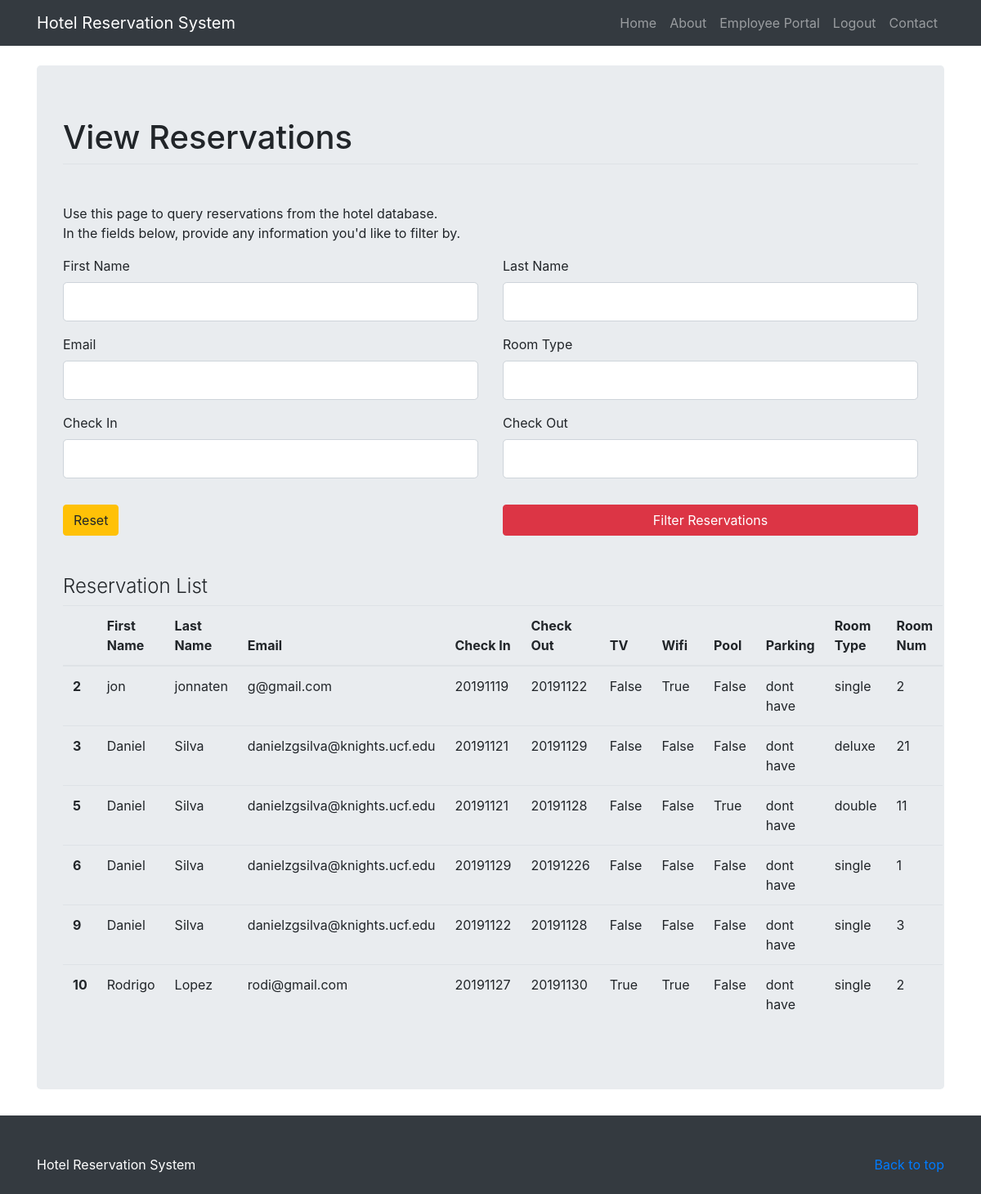
The app's page /view_reservations (signed in), older data.
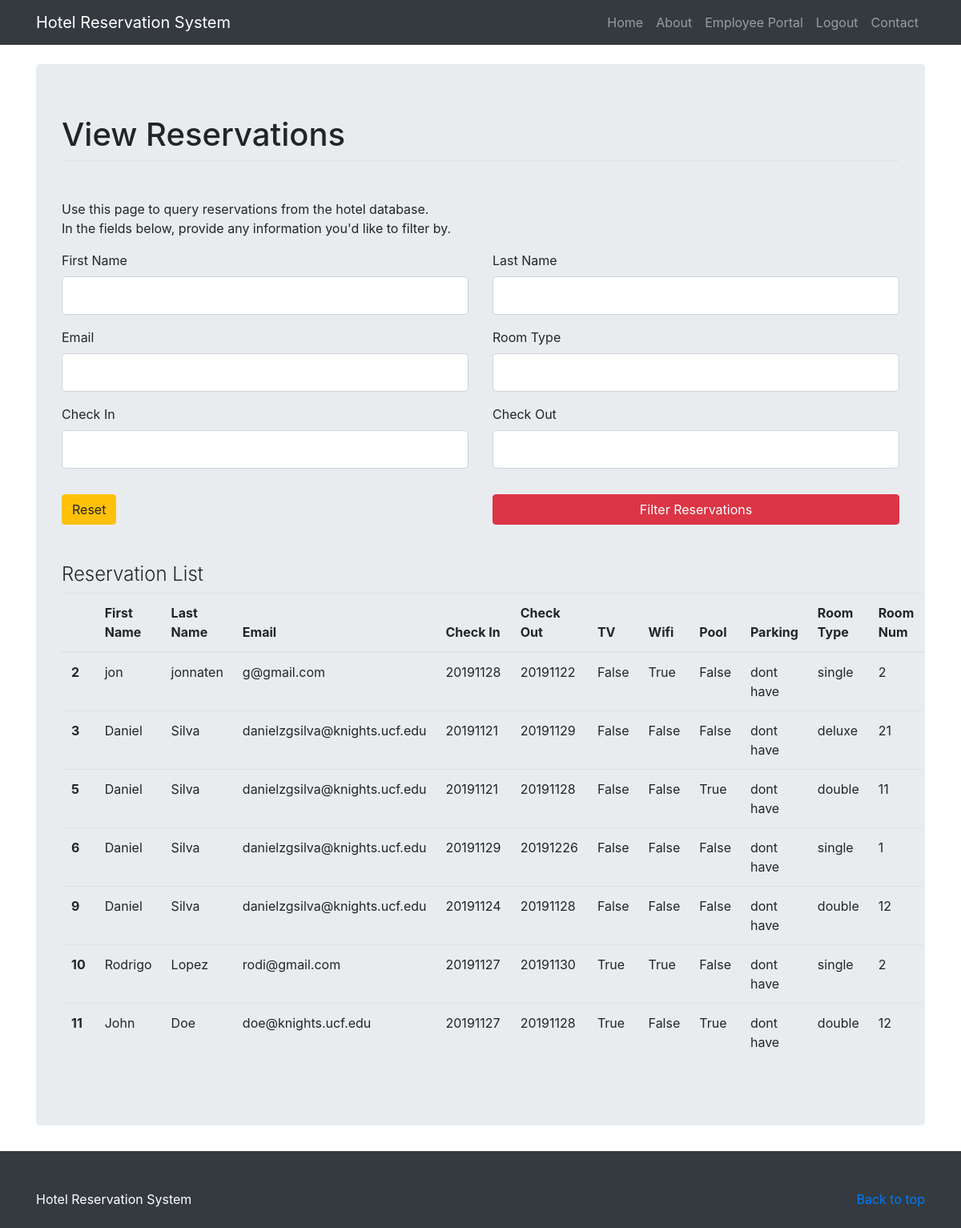
The same page, newer data.
### hotel_system/models.py (models this page shows, shortened)
class Reservation(db.Model):
    id = db.Column(db.Integer, primary_key=True)
    first_name = db.Column(db.String(120), nullable=False)
    last_name = db.Column(db.String(120), nullable=False)
    email = db.Column(db.String(120), nullable=False)
    phone = db.Column(db.String(12), nullable = False)
    date_created = db.Column(db.DateTime, nullable = False, default = datetime.utcnow)
    credit_card = db.Column(db.String(20), nullable = False)
    check_in = db.Column(db.Integer, nullable=False)
    check_out = db.Column(db.Integer, nullable=False)
    tv = db.Column(db.Boolean, nullable = False, default = False)
    wifi = db.Column(db.Boolean, nullable = False, default = False)
    pool = db.Column(db.Boolean, nullable = False, default = False)
    room_type = db.Column(db.String(6), nullable = False)
    room_num = db.Column(db.Integer)

### hotel_system/routes.py (the view, shortened to what this page needs)
@app.route('/view_reservations', methods=['GET', 'POST'])
@login_required
def view_reservations():
    form = ViewReservationsForm()
    reservations = Reservation.query.all()
    return render_template('view_reservations.html', title="Reservations", form=form, reservations = reservations)

### hotel_system/forms.py (shortened to what this page needs)
class ViewReservationsForm(FlaskForm):
    first_name = StringField('First Name')
    last_name = StringField('Last Name')
    email = StringField('Email', validators=[Email(), Optional()])
    room_type = StringField('Room Type')
    check_in = IntegerField('Check In', validators=[Optional()])
    check_out = IntegerField('Check Out', validators=[Optional()])
    submit = SubmitField('Filter Reservations')

### hotel_system/models.py (called while the page is built)
@login_manager.user_loader
def load_employee(employee_id):
    return Employee.query.get(int(employee_id))

### hotel_system/templates/view_reservations.html (shortened to what this page needs)
{% extends "layout.html" %}
{% block content %}
<body>
    <main role="main">
        <div class="container"><br>
             <div class="jumbotron center">
         		<form action="" method="POST">
         			<fieldset class="form-group">
                <legend class ="border-bottom mb-4"><h1>View Reservations</h1></legend><br>
                    <p>Use this page to query reservations from the hotel database.<br>
                    In the fields below, provide any information you'd like to filter by.</p>
                    <div class="row">
                        <div class="col-xs-6 sm-6 col-md-6 col-lg-6">
           				    <div class = "form-group">
           					{{ form.first_name.label(class="form-control-label") }}
           					{% if form.first_name.errors %}
           						{{ form.first_name(class="form-control form-control-lg is-invalid") }}
           						<div class="invalid-feedback">
           							{% for error in form.first_name.errors %}
           								<span>{{ error }}</span>
           							{% endfor %}
           						</div>
           					{% else %}
           						{{ form.first_name(class="form-control form-control-lg") }}
           					{% endif %}
                             </div>
                        </div>
                        <div class="col-xs-6 sm-6 col-md-6 col-lg-6">
           				    <div class = "form-group">
           					{{ form.last_name.label(class="form-control-label") }}
           					{% if form.last_name.errors %}
           						{{ form.last_name(class="form-control form-control-lg is-invalid") }}
           						<div class="invalid-feedback">
           							{% for error in form.last_name.errors %}
           								<span>{{ error }}</span>
           							{% endfor %}
           						</div>
           					{% else %}
           						{{ form.last_name(class="form-control form-control-lg") }}
           					{% endif %}
                             </div>
                        </div>
                    </div>
                    <div class="row">
                        <div class="col-xs-6 sm-6 col-md-6 col-lg-6">
           				    <div class = "form-group">
           					{{ form.email.label(class="form-control-label") }}
           					{% if form.email.errors %}
           						{{ form.email(class="form-control form-control-lg is-invalid") }}
           						<div class="invalid-feedback">
           							{% for error in form.email.errors %}
           								<span>{{ error }}</span>
           							{% endfor %}
           						</div>
           					{% else %}
           						{{ form.email(class="form-control form-control-lg") }}
           					{% endif %}
                             </div>
                        </div>
                        <div class="col-xs-6 sm-6 col-md-6 col-lg-6">
           				    <div class = "form-group">
           					{{ form.room_type.label(class="form-control-label") }}
           					{% if form.room_type.errors %}
           						{{ form.room_type(class="form-control form-control-lg is-invalid") }}
           						<div class="invalid-feedback">
           							{% for error in form.room_type.errors %}
           								<span>{{ error }}</span>
           							{% endfor %}
           						</div>
           					{% else %}
           						{{ form.room_type(class="form-control form-control-lg") }}
           					{% endif %}
                             </div>
                        </div>
                    </div>
                    <div class="row">
                        <div class="col-xs-6 sm-6 col-md-6 col-lg-6">
           				    <div class = "form-group">
           					{{ form.check_in.label(class="form-control-label") }}
           					{% if form.check_in.errors %}
           						{{ form.check_in(class="form-control form-control-lg is-invalid") }}
           						<div class="invalid-feedback">
           							{% for error in form.check_in.errors %}
           								<span>{{ error }}</span>
           							{% endfor %}
           						</div>
           					{% else %}
           						{{ form.check_in(class="form-control form-control-lg") }}
           					{% endif %}
                             </div>
                        </div>
                        <div class="col-xs-6 sm-6 col-md-6 col-lg-6">
           				    <div class = "form-group">
           					{{ form.check_out.label(class="form-control-label") }}
           					{% if form.check_out.errors %}
           						{{ form.check_out(class="form-control form-control-lg is-invalid") }}
           						<div class="invalid-feedback">
           							{% for error in form.check_out.errors %}
           								<span>{{ error }}</span>
           							{% endfor %}
           						</div>
           					{% else %}
           						{{ form.check_out(class="form-control form-control-lg") }}
           					{% endif %}
                             </div>
                        </div>
                    </div>
         			</fieldset>
         			 <div class="row">
                        <div class="col-md-6 col-sm-6 col-xs-6 pad-adjust">
                         <a href="{{ url_for('view_reservations') }}" class="btn btn-warning">Reset</a>
                        </div>
                        <div class="col-md-6 col-sm-6 col-xs-6 pad-adjust" id="payment_buttons">
                          {{ form.submit(class="btn btn-danger btn-block") }}
                        </div>
                    </div>
         		</form><br><br>
                <h4 class="font-weight-light">Reservation List</h4>
                <table class="table table-hover">
                      <thead>
                        <tr>
                          <th scope="col"></th>
                          <th scope="col">First Name</th>
                          <th scope="col">Last Name</th>
                          <th scope="col">Email</th>
                          <th scope="col">Check In</th>
                          <th scope="col">Check Out</th>
                          <th scope="col">TV</th>
                          <th scope="col">Wifi</th>
                          <th scope="col">Pool</th>
                          <th scope="col">Parking</th>
                          <th scope="col">Room Type</th>
                          <th scope="col">Room Num</th>
                        </tr>
                      </thead>
                      <tbody>
                      {% for res in reservations %}
                        <tr>
                          <th scope="row">{{ res.id }}</th>
                          <td>{{ res.first_name }}</td>
                          <td>{{ res.last_name }}</td>
                          <td>{{ res.email }}</td>
                          <td>{{ res.check_in }}</td>
                          <td>{{ res.check_out }}</td>
                          <td>{{ res.tv }}</td>
                          <td>{{ res.wifi }}</td>
                          <td>{{ res.pool }}</td>
                          <td>dont have</td>
                          <td>{{ res.room_type }}</td>
                          <td>{{ res.room_num }}</td>
                        </tr>
                      {% endfor %}
                      </tbody>
                </table>
         	</div>
        </div>
    </main>
</body>
{% endblock %}

### hotel_system/templates/layout.html (shortened to what this page needs)
<!DOCTYPE html>
<html lang="en">
<head>
    <link rel="stylesheet" href="https://stackpath.bootstrapcdn.com/bootstrap/4.3.1/css/bootstrap.min.css">
</head>
<header>
  <nav class="navbar navbar-expand-lg navbar-dark bg-dark static-top">
    <div class="container">
      <a class="navbar-brand" href="#">Hotel Reservation System</a>
      <div class="collapse navbar-collapse" id="navbarResponsive">
        <ul class="navbar-nav ml-auto">
          <li class="nav-item">
            <a class="nav-link" href="{{ url_for('index') }}">Home</a>
          </li>
          <li class="nav-item">
            <a class="nav-link" href="#">About</a>
          </li>
          {% if current_user.is_authenticated %}
            <li class="nav-item">
              <a class="nav-link" href="{{ url_for('employee_portal') }}">Employee Portal</a>
            </li>
            <li class="nav-item">
              <a class="nav-link" href="{{ url_for('employee_logout') }}">Logout</a>
            </li>
          {% endif %}
          <li class="nav-item">
            <a class="nav-link" href="#">Contact</a>
          </li>
        </ul>
      </div>
    </div>
  </nav>
</header>
{% block content %} {% endblock %}
<footer class="py-5 bg-dark" id="footer">
    <div class="container">
      <p class="float-right text-white">
        <a href="#">Back to top</a>
      </p>
      <p class="float-left text-white">Hotel Reservation System</p>
    </div>
</footer>
</html>

Row changes from the older to the newer data that the page shows:
changed Reservation "jon": check_in "20191119" → "20191128"
changed Reservation id 9: check_in "20191122" → "20191124"; room_type "single" → "double"; room_num "3" → "12"
added Reservation: id "11", first_name "John", last_name "Doe", email "doe@knights.ucf.edu", check_in "20191127", check_out "20191128", tv "True", wifi "False", pool "True", room_type "double", room_num "12"
